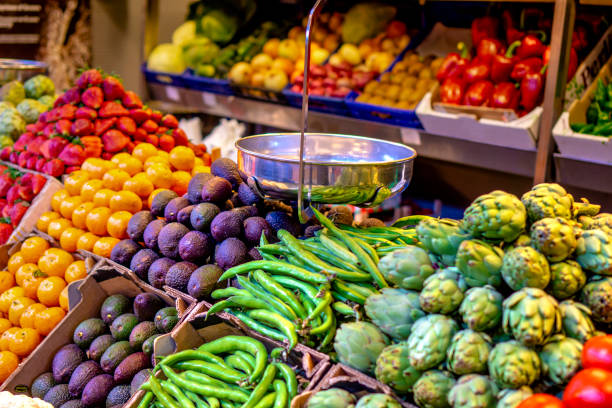
#> input picture fruits.jpg, 612 x 408 px
$ python merge_color_rgb.py
#> lines starting #> are read from the running program, lines starting #| are printed output that depends on the picture
import cv2

image = cv2.imread("fruits.jpg")
#> image is the input picture: shape (408, 612, 3); mean B, G, R 58.5, 98.6, 129.2
blue, green, red = cv2.split(image)
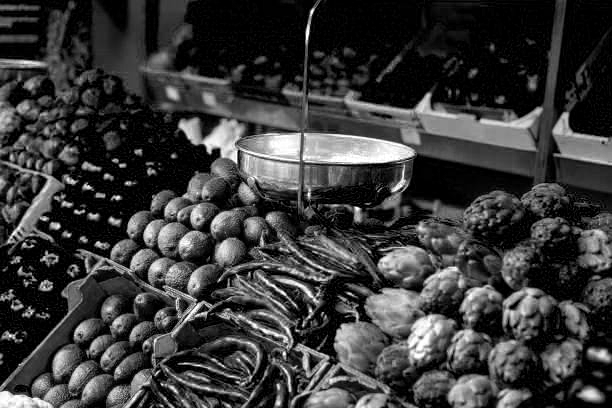
#> blue: shape (408, 612); min 0, max 255, mean 58.5
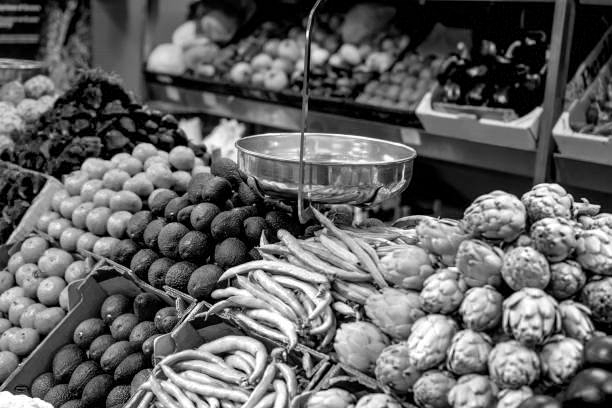
#> green: shape (408, 612); min 0, max 255, mean 98.6
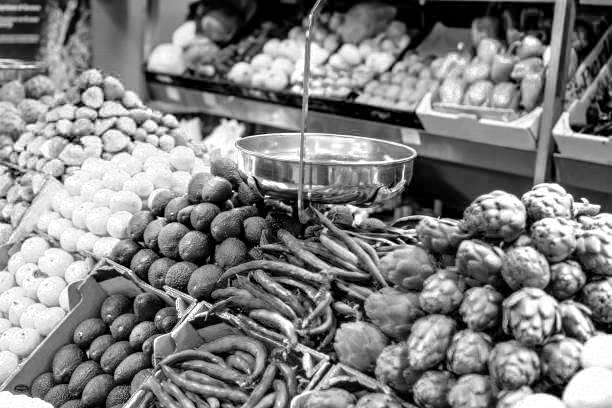
#> red: shape (408, 612); min 0, max 255, mean 129.2

image = cv2.merge((blue, green, red))
cv2.imshow("Image", image)

cv2.waitKey(0)
cv2.destroyAllWindows()

$ run again, with coffee.jpg copied over fruits.jpg
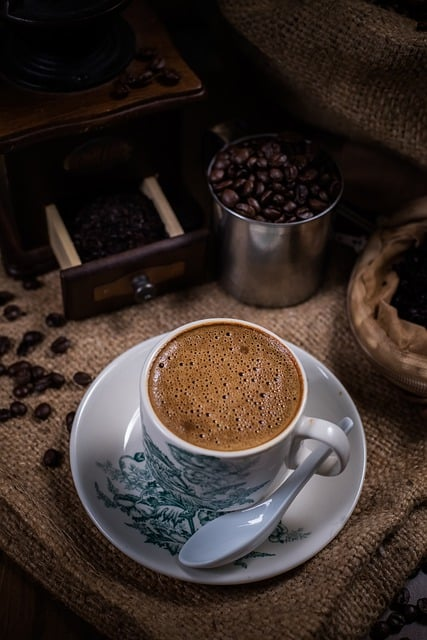
#> input picture coffee.jpg, 427 x 640 px
#> image is the input picture: shape (640, 427, 3); mean B, G, R 40.1, 45.5, 57.2
#> `blue, green, red = cv2.split(image)`:
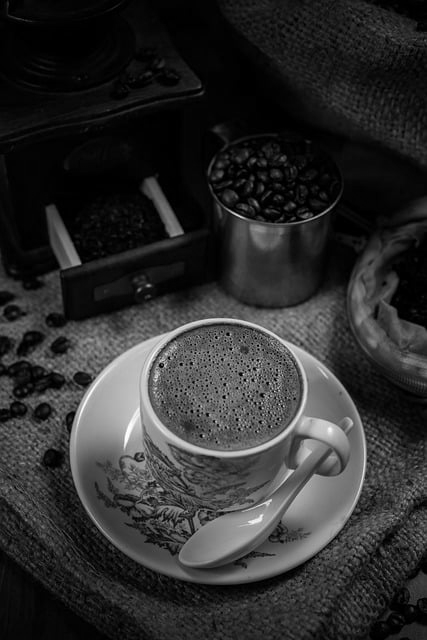
#> green: shape (640, 427); min 0, max 255, mean 45.5
#> `blue, green, red = cv2.split(image)`:
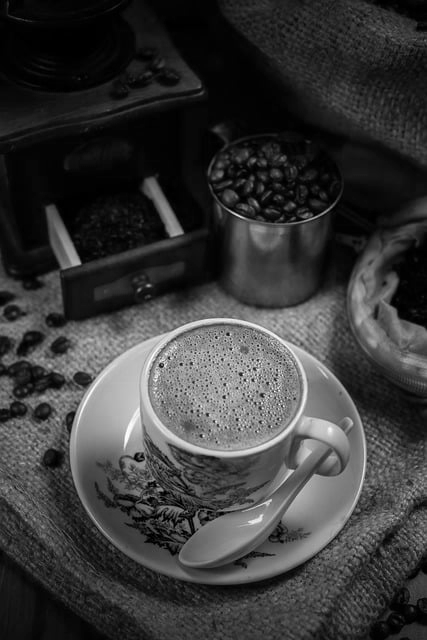
#> red: shape (640, 427); min 0, max 255, mean 57.2

$ run again, with highway.jpg copied over fruits.jpg
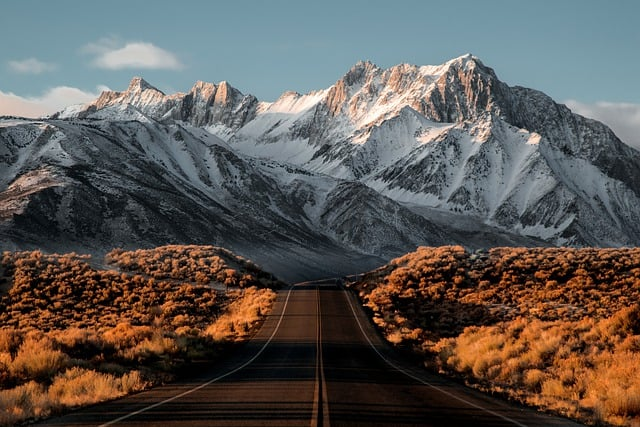
#> input picture highway.jpg, 640 x 427 px
#> image is the input picture: shape (427, 640, 3); mean B, G, R 83.7, 87.8, 92.9
#> `blue, green, red = cv2.split(image)`:
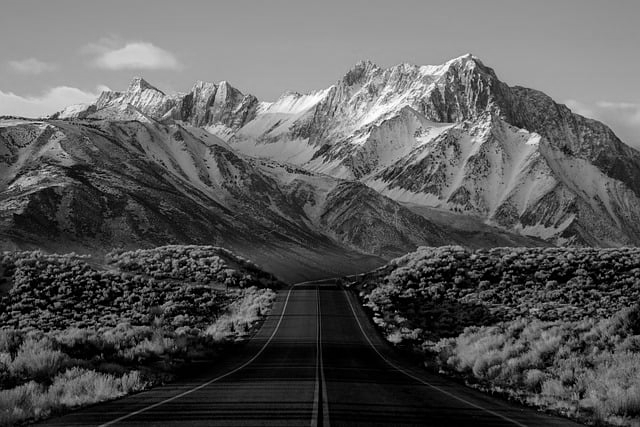
#> green: shape (427, 640); min 0, max 255, mean 87.8
#> `blue, green, red = cv2.split(image)`:
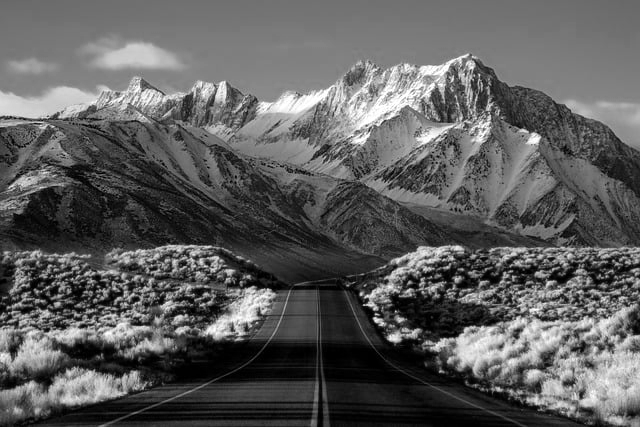
#> red: shape (427, 640); min 0, max 255, mean 92.9

$ run again, with istock.jpg copied over fruits.jpg
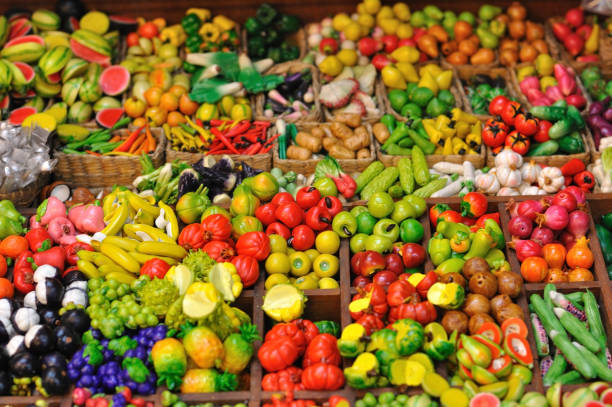
#> input picture istock.jpg, 612 x 407 px
#> image is the input picture: shape (407, 612, 3); mean B, G, R 44.6, 106.3, 145.3
#> `blue, green, red = cv2.split(image)`:
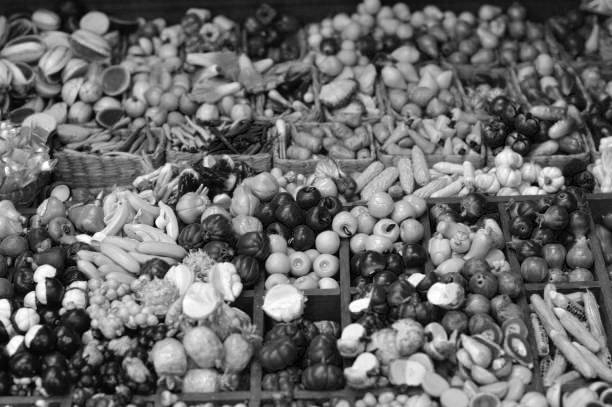
#> green: shape (407, 612); min 0, max 255, mean 106.3
#> `blue, green, red = cv2.split(image)`:
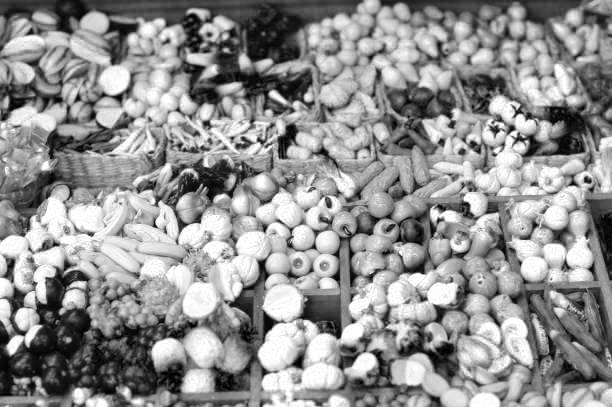
#> red: shape (407, 612); min 0, max 255, mean 145.3
